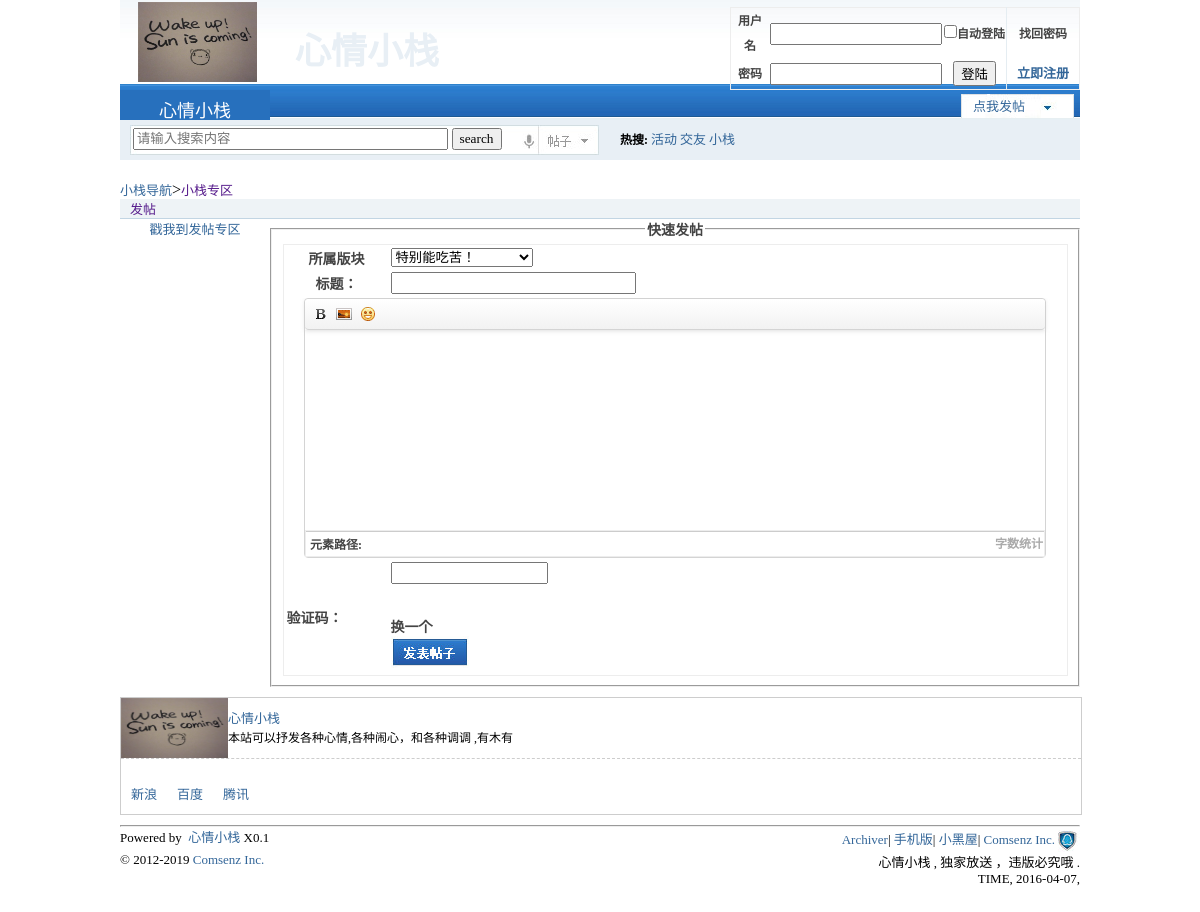
/bclass.php, run on the app's committed database.
### tables this page shows
CREATE TABLE IF NOT EXISTS `webmsg` (
  `id` int(11) NOT NULL AUTO_INCREMENT,
  `logo` varchar(255) NOT NULL DEFAULT 'logo.jpg',
  `ban` text NOT NULL,
  `webname` varchar(255) NOT NULL,
  `msg` text NOT NULL,
  PRIMARY KEY (`id`)
);

CREATE TABLE IF NOT EXISTS `friendlink` (
  `id` int(11) unsigned NOT NULL AUTO_INCREMENT,
  `linkname` varchar(255) NOT NULL,
  `url` varchar(255) NOT NULL,
  `logo` varchar(255) DEFAULT 'linklogo.jpg',
  `isindex` int(11) NOT NULL,
  `type` varchar(255) NOT NULL,
  `uid` int(11) NOT NULL,
  `orderno` int(11) unsigned NOT NULL,
  PRIMARY KEY (`id`)
);

### publish.php (the view, shortened to what this page needs)
<?php
$sql = "select id,bname from bbs_bclass order by orderno asc";
$result= mysql_query($sql);
?>
<!doctype html>
<html lang="en">
<head>
	<link rel="stylesheet" type="text/css" href="../static/css/ft.css" />
</head>
<body>
	<div id=ft><a href="">发帖</a></div>
	<div id=ftr>
			<a href="./post.php?userid=<?php echo @$uid;?>">戳我到发帖专区</a>
	</div>
	<div id=ksft>
	<form action="admin/article/insert.php?userid=<?php echo @$uid;?>" method='post' enctype='multipart/form-data' style="text-align:left">
		<fieldset>
			<legend>快速发帖</legend>
			<table style="width:100%">
				<tr>
					<td class=td1>所属版块</td>
					<td><select name="pid" >
						<?php
						if($result && mysql_num_rows($result)>0){
							while($row=mysql_fetch_assoc($result)){
								$pid=$row['id'];
						?>
						<optgroup label="<?php echo $row['bname'];?>">
						<?php
						$sqls="select * from bbs_sclass where pid='$pid' order by orderno asc";
						$results=mysql_query($sqls);
						if($results && mysql_num_rows($results)>0){
								while($rows=mysql_fetch_assoc($results)){
						?>
						<option value="<?php echo $rows['id'];?>"><?php echo $rows['sname'];?></option>
						<?php
							}
						}
						?>
						</optgroup>
						<?php
							}
						}
						?>
						</select>
					</td>
				</tr>
				<tr><td class=td1 >标题：</td><td><input type="text" name="title" id="" size=30></td></tr>
				<tr><td colspan=2><textarea name="content" id="content" cols="30" rows="5" style="width:99%" ></textarea></td></tr>
				<tr><td>验证码：</td><td><input type="text" name="yz" id="" size=18><br><br><img id='yz' src="./common/yanzheng.php" alt="" onclick='change(this)' >
							<div style="text-align:left" onclick="changeimg()">换一个</div><input type="image" src="./static/images/fbtz.jpg"> </td></tr>
			</table>
		</fieldset>
	</form>
</div>
</body>
</html>

### header.php (shortened to what this page needs)
<?php
$sqlw="select * from webmsg where id=1";
$resw=mysql_query($sqlw);
$roww=mysql_fetch_assoc($resw);
?>
<header>
			<div>
				<div id=top>
				    <div id=tp1 >
				    		<img src="./static/uploads/<?php echo $roww['logo'];?>" " alt=""width=119 height=80 >
					</div>
					<div id=xqxz><h1>		<?php echo $roww['webname'];?></h1></div>
			<?php
			if(!empty($_SESSION['user'])){
			?><?php
								$uid=intval(@$_GET['userid']);
								$uid=@$_SESSION['user']['id'];
								$sql="select * from bbs_user where id={$uid}";
								$res=mysql_query($sql);
								$row=@mysql_fetch_assoc($res);
?>
					<div id=tp2><div id=tp4 ><img src="./static/uploads/<?php echo $row['headpic'];
						?>" alt=""width=70></div>
								<div id=tp3>
								<span><a href="#"><?php echo $row['username'];?></a></span>|
								<span><a href="./msg.php?id=<?php echo $row['id'];?>&userid=<?php echo $uid;?>">个人中心</a></span>|
								<span><a href="mylist.php?userid=<?php echo $uid;?>">我的帖子</a></span>|
								<?php if($row['level']<=1){?>
								<span><a href="admin/index.php?qid=<?php echo $row['id'];?>">管理中心</a></span>|
								<?php
								}
								?>
								<span><a href="user/logout.php">退出</a></span><br/>
								<span><a href="#">积分</a><?php echo $row['money'];?></span>|
								<span><a href="#">用户组</a>|<?php getlevel($row['level']); ?></span>
								</div>
							</div>
<?php
			}else{
			?>
				<div id=tp2>
					<form action="user/checklogin.php" method='post' style="height:80">
						<table id=tb1>
							<tr>
								<td style="width:70">用户名</td>
								<td  style="width:160"><input type="text" name="username" id=""></td>
								<td style="width:90"><input type="checkbox" name="remember" id="" >自动登陆</td>
								<td  id=td1 style=" ">找回密码</td>
							</tr>
						<tr>
									<td>密码</td>
								<td><input type="password" name="userpwd" id=""></td>
								<td><input type="submit" name="" id=""value="登陆"></td>
								<td id=td1 width=70px><a href="user/register.php" style="font-weight:bold " >立即注册</a></td>
							</tr>
						</table>
					</form>
				</div>
					<?php
						}
					?>
					<div style="clear:left">
						<div id=lt ><a href="index.php?userid=<?php echo @$row['id'];?>" style="color:white"><?php echo $roww['webname'];?></a></div>
						<div id=kj><a href="post.php?userid=<?php echo @$row['id'];?>">点我发帖</a>&nbsp
						 </div>
					</div>
					<div id=ss style="clear:left">
						<div id=ss1>
							<form action="search.php?userid=<?php echo @$uid;?>" method="post">
							<input type="search" name="search" id="" size=54 placeholder="请输入搜索内容" style="width:315px;">
							<input type="submit" value="search">
							</form>
							<div id=ss11>
								<div id=ss12></div>
							</div>
						</div>
						<div id=ss2>
							<div id=ss22>热搜:
							<span><a href="#" style="color:#336699">活动</a></span>
							<span><a href="#" style="color:#336699">交友</a></span>
							<span><a href="#" style="color:#336699">小栈</a></span>
							</div>
						</div>
					</div>
				</div>
			</div>
		</header>

### friendlink.php (shortened to what this page needs)
<?php
$sqlw="select * from webmsg where id=1";
$resw=mysql_query($sqlw);
$roww=mysql_fetch_assoc($resw);
?>
<div id=m4>
			<div id=m41>
				<div id=m411> <img src="./static/uploads/<?php echo $roww['logo'];?>" " alt=""width=107 height=60> </div>
				<div id=m412>
							<div id="m4121"><a href="index.php?userid=<?php echo @$uid;?>"><?php echo @$roww['webname'];?></a></div>
							<div id=m4122><?php echo @$roww['msg'];?></div>
				</div>
			</div>
			<div id=m42>
				<ul>
				<?php
				$sql="select * from friendlink order by orderno asc";
				$result=mysql_query($sql);
				if($result && mysql_num_rows($result)>0){
					while($row=mysql_fetch_assoc($result)){
							if($row['isindex']==2){
							   ?>
					<li><a href="<?php echo $row['url'];?>"><?php echo $row['linkname'];?></a></li>
					<?php
						}
					}
				}?>
				</ul>
			</div>
		</div>

### footer.php (shortened to what this page needs)
<footer>
	<hr/ >
	<div id=f0>
		<div id=f1>Powered by <a href="#">  &nbsp心情小栈 </a>X0.1</div>
		 <div id=f3 ></div>
		<div id=f2 >
			<span><a href="#">Archiver</a></span>|
			<span><a href="#">手机版</a></span>|
			<span><a href="#">小黑屋</a></span>|
			<span><a href="#">Comsenz Inc. </a></span>
		 </div>
	</div>
      <div id=d0>
		<div id=d1>&copy 2012-2019 <a href="#">Comsenz Inc.</a></div>
		<div id=d2><?php echo @$roww['ban']?> .<br>TIME, <?php  echo date("Y-m-d",time());?>, </div>
      </div>
</footer>

### static/css/top.css (style rules this page uses)
*,body { margin:0px auto; font-family:"微软雅黑"; }
div { overflow:hidden }
li { float:left;margin-left:10px; }
#top { height:160px; width:960px; background:url("../../static/images/topb.jpg" ) repeat left top; }
#tp1 { float:left; margin-top:2px; margin-bottom:2px; margin-left:18px; height:80px; width:119px; line-height:30px; }
#xqxz { margin-top:22px; margin-left:10px; float:left; height:60px; width:200px; font: 18px/30px "微软雅黑"; color:#E8EFF5; line-height:60px; text-align:center }
#tb1 { margin-top:7px; border-collapse:collapse; height:45px; width:350px; float:right; font-size:12px; text-align:center; line-height:25px; }
a:link { text-decoration:none; color:#336699; }
#lt { height:30px; width:150px; background:#2770BD; float:left; font-weight:bold; line-height:40px; font-size:20px; text-align:center; }
#lt>a { font-size:18px; line-height:30px }
#kj { margin-top:4px; margin-right:4px; line-height:25px; width:115px; height:25px; background:url("../../static/images/kj1.jpg" ) no-repeat; font-weight:bold; font-size:13px; color:#336699; float:right; text-indent:12px; }
#ss { height:45px; }
#ss1 { margin-top:5px; margin-left:10px; height:30px; width:470px; background:url("../../static/images/ss.jpg" ) no-repeat; text-align:left; float:left }
#ss1>form { margin-left:3px; margin-top:3px; border:0px; height:22px; resize:none; }
#ss11 { height:30px; width:58px; float:right; text-align:left; line-height:30px; color:#939192; }
#ss12 { height:30px; width:58px; }
#ss2 { margin-top:5px; margin-left:10px; line-height:30px; height:30px; float:left; }
#ss22 { margin-left:10px; line-height:30px; font-size:12px; font-weight:bold; height:30px; float:left; }
span { font-size:10px; font-weight:normal; }
#td1 { border:1px solid #E5EDF2; border-right-width:0px; border-top-width:0px; border-bottom-width:0px; }
#m4 { margin-top:10px; height:auto; width:960px; border:1px #CDCDCD solid; }
#m41 { height:60px; width:960px; border-bottom: 1px dashed #CDCDCD; }
#m411 { height:80px; width:107px; float:left; }
#m412 { margin-top:10px; height:40px; width:auto; float:left; }
#m4121 { height:20px;width:300px;; font-size:12px; font-weight:bold; line-height:20px; color:black; text-align:left; }
#m4122 { height:20px; width:300px; font-size:12px; line-height:20px; text-align:left; }
#m42 { margin-top:15px; height:40px; margin-left:-30px; }
#m42 ul { text-indent:10px;padding-left:20px; }
#m42>ul>li { font-size:13px; font-weight:bold; }
hr { margin-top:10px; }
footer { width:960px; height:auto; font-size:13px; //font-weight:bold; }
#f0 { width:960px; height:25px; }
#f1 { float:left; width:500px; height:25px; text-align:left; }
#f2 { line-height:25px; float:right; }
#f3 { float:right; overflow:hidden; height:25px; width:25px; background:url("../../static/images/qq.jpg" ) repeat -5px -5px; }
#d0 { width:960px; height:60px; }
#d1 { float:left; width:500px; text-align:left; }
#d2 { float:right; text-align:right; }
a:link { color:#336699; text-decoration:none; font:13px "微软雅黑"; }
span { font:10px "微软雅黑"; }

### static/css/ft.css (style rules this page uses)
#ft { border-bottom:1px solid #C2D5E3; background:#EEF3F6; text-indent:10px; }
#ftr { height:150px; width:150px; text-align:center; float:left; }
form { font:14px "微软雅黑"; font-weight:bold; color:#444444; }

### publish.php (style rules this page uses)
#ft { font:16px bold "微软雅黑"; color:#931AA5; }
table { border:1px solid #ededed; text-align:left; }
.td1 { text-align:center; width:100px; }

### data on the page
webmsg: logo (picture), webname "心情小栈", msg "本站可以抒发各种心情,各种闹心，和各种调调 ,有木有", ban "心情小栈 , 独家放送 ，违版必究哦"
friendlink: linkname "新浪"
friendlink: linkname "百度"
friendlink: linkname "腾讯"

### other printed values
form field pid "特别能吃苦！"
